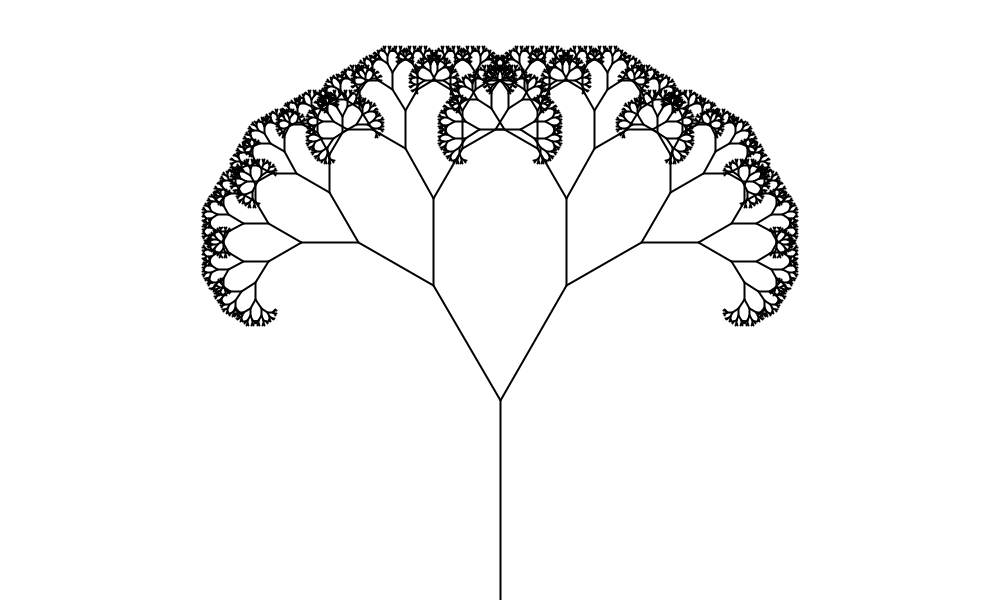
Frame 1 (no input)
Frame 2 (the mouse pressed at the canvas centre, redrawn once): identical to frame 1, image omitted

The Processing sketch that drew this single still picture (run headless with seeded random() and noise(); the mouse was pressed at the canvas centre and the sketch redrawn once):

// Processing sketch: build
// ── build.pde
float theta;

void setup() {
  size(1000, 600);
  smooth();
}

void draw() {
  background(255);
  theta = PI/6;
  
  translate(width/2, height);
  stroke(0);
  branch(200, 0);
  noLoop();
}

void branch(float len, int level) {
  strokeWeight(2);
  line(0, 0, 0, -len);
  translate(0, -len);
  
  len *= 0.66;
  level++;
  
  if(level < 12) {
    pushMatrix();
    rotate(theta);
    branch(len, level);
    popMatrix();
    
    pushMatrix();
    rotate(-theta);
    branch(len, level);
    popMatrix();
  }
  
}
